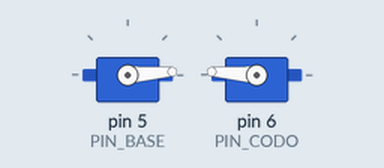
Simulated run of this sketch. Board: Arduino Uno, built with avr-gcc and run on an emulated ATmega328P. On the bench: 2 × servo.

Above: at 1.05 s.
At 2.55 s:
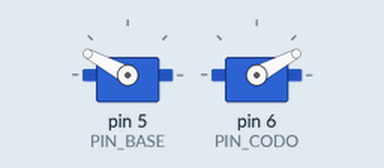
At 4.1 s:
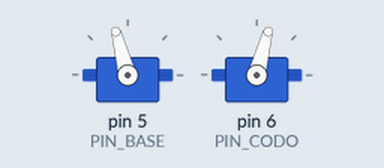
At 7.15 s:
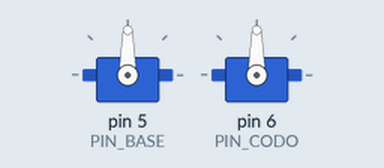
Timing chart, 0 to 9.0 s (numbered marks = the images above):
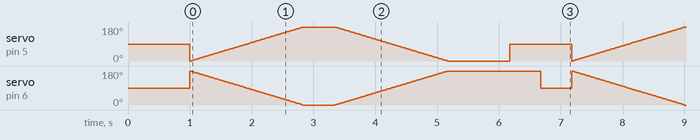

The sketch:

L3_Multi_Servos_Sincro.ino
```cpp
/*
 * INSANI ROBOTICS - FUNDAMENTOS F5
 * Lección 3: Control de Múltiples Servos (Sincronización)
 * ------------------------------------------------
 * Objetivo: Mover dos motores de forma coordinada.
 * ADVERTENCIA: Si usas USB, los servos pueden moverse lento por falta de corriente.
 */

#include <Servo.h>

// 1. CREAMOS LOS OBJETOS
Servo servoBase;  // Motor 1
Servo servoCodo;  // Motor 2

// Definición de pines
const int PIN_BASE = 5;
const int PIN_CODO = 6;

void setup() {
  servoBase.attach(PIN_BASE);
  servoCodo.attach(PIN_CODO);

  // Posición Inicial (Home)
  servoBase.write(90);
  servoCodo.write(90);
  delay(1000);
}

void loop() {
  // --- MOVIMIENTO 1: Espejo (Opuestos) ---
  // Mientras la Base va a la derecha (0->180), el Codo va a la izquierda (180->0)

  for (int i = 0; i <= 180; i++) {
    servoBase.write(i);        // Sube
    servoCodo.write(180 - i);  // Baja (Matemática inversa)
    delay(10); // Velocidad rápida
  }

  delay(500); // Pausa

  // --- MOVIMIENTO 2: Retorno Sincronizado ---
  for (int i = 180; i >= 0; i--) {
    servoBase.write(i);       // Baja
    servoCodo.write(180 - i); // Sube
    delay(10);
  }

  delay(1000);

  // --- MOVIMIENTO 3: Independiente ---
  // Primero uno...
  servoBase.write(90);
  delay(500);
  // ...luego el otro
  servoCodo.write(90);
  delay(500);
}
```

Measured:
- by itself, servo on pin 6 (PIN_CODO): moves between 0° and 180°, repeating every 6.2 s
